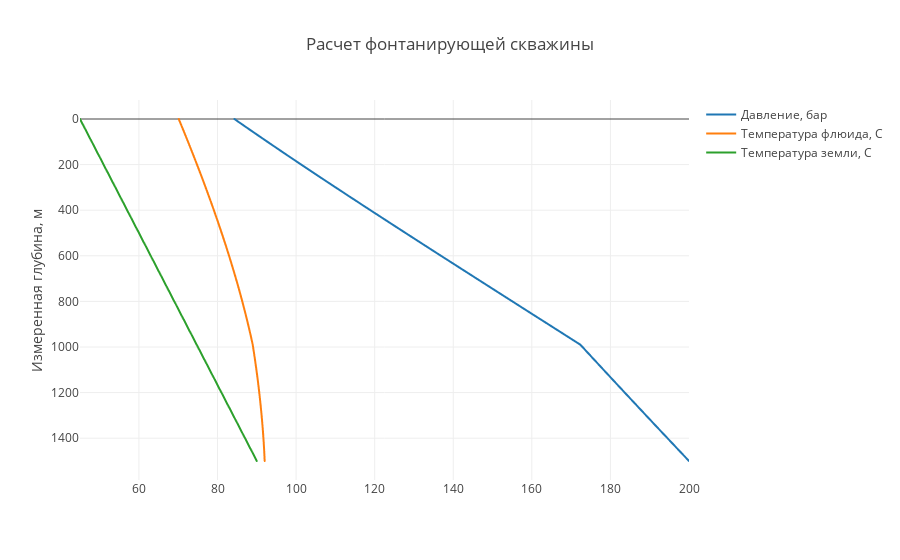

Write notebook code for a chart like this one.
### Code cell
trace1 = trace(simple_well.data.get_values(25), simple_well.data.get_values(24),  "Давление, бар")
trace2 = trace(simple_well.data.get_values(26), simple_well.data.get_values(24),  "Температура флюида, С")
trace3 = trace(simple_well.data.get_values(27), simple_well.data.get_values(24),  "Температура земли, С")
data=[trace1,trace2,trace3]
plot()

### Figure 1 — Plotly figure (JSON) as saved in the notebook; plotly's stock layout.template omitted (floating-point values rounded to 4 significant figures; data arrays with more than 128 entries replaced by an {"elided": "..."} marker saying what was removed)
{"data": [{"mode": "lines", "name": "Давление, бар", "type": "scattergl", "uid": "a90e046d-c630-47b0-891d-de0b9d4b1219", "x": {"elided": "151 float values"}, "y": {"elided": "151 int values"}}, {"mode": "lines", "name": "Температура флюида, С", "type": "scattergl", "uid": "7cf34022-ac7c-49e3-a997-19680bdc9997", "x": {"elided": "151 float values"}, "y": {"elided": "151 int values"}}, {"mode": "lines", "name": "Температура земли, С", "type": "scattergl", "uid": "c50ca573-8ce2-48eb-814d-a73868834f61", "x": {"elided": "151 float values"}, "y": {"elided": "151 int values"}}], "layout": {"title": {"text": "Расчет фонтанирующей скважины"}, "yaxis": {"autorange": "reversed", "title": {"text": "Измеренная глубина, м"}}}}
